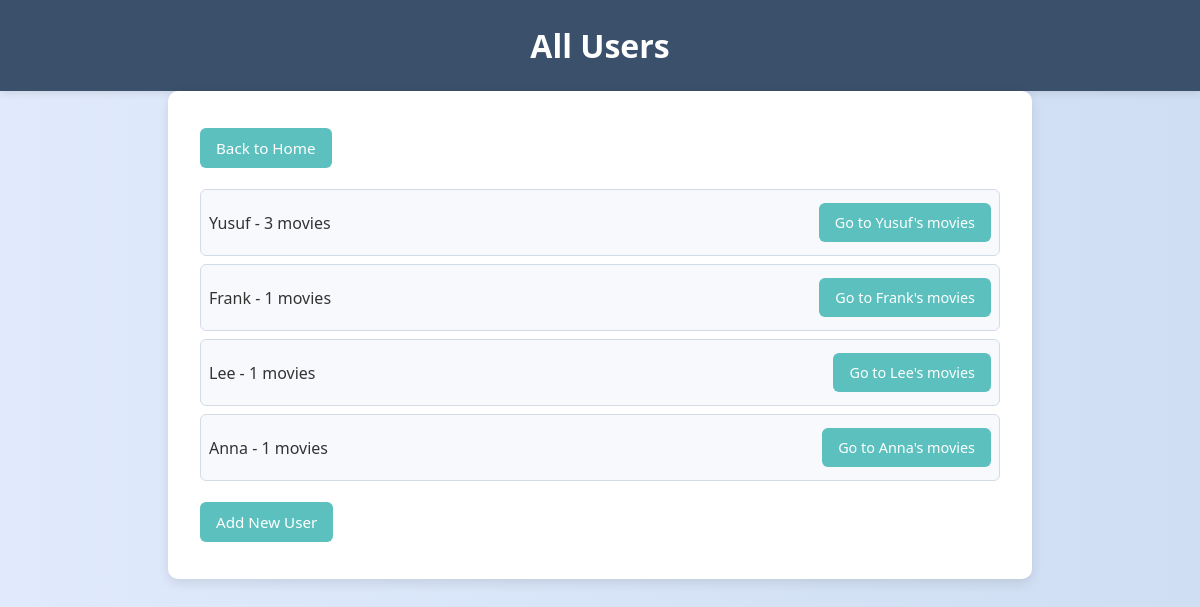
/users, run on an earlier commit of the app's database.
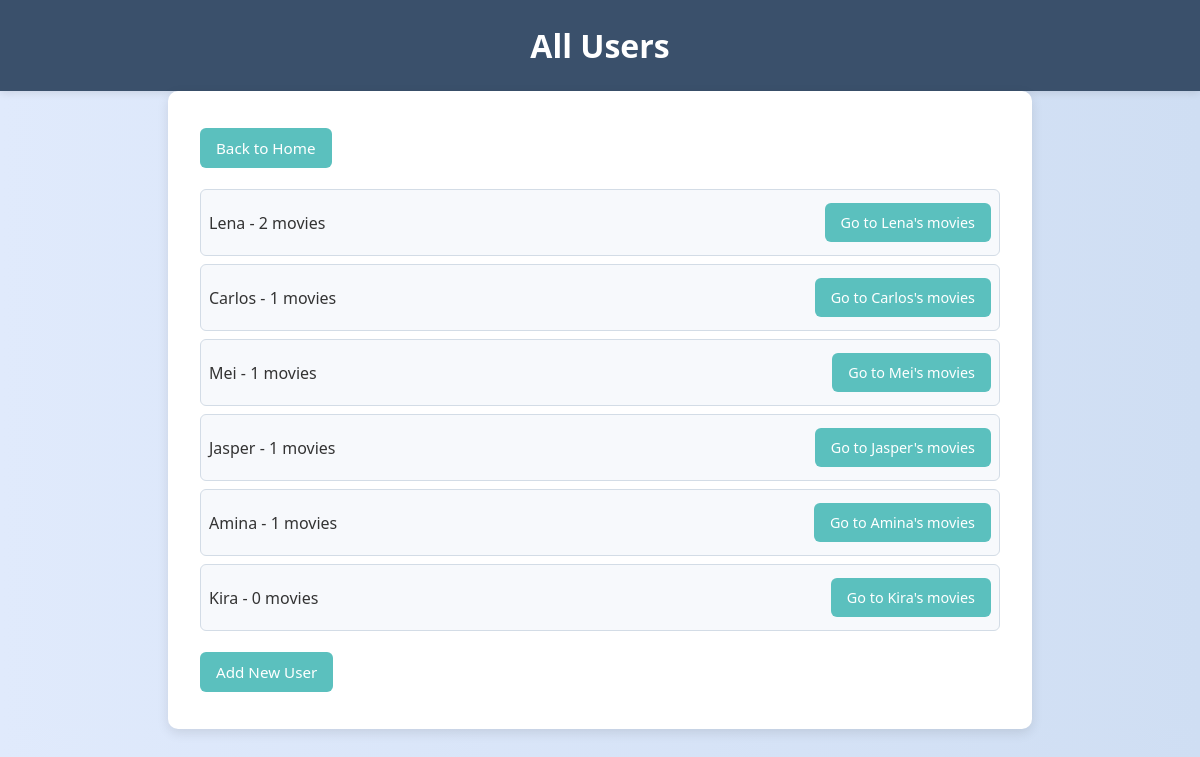
And on a later commit of the database.
### models/user.py (models this page shows)
class User(db.Model):
    __tablename__ = 'users'
    user_id: Mapped[int] = mapped_column(primary_key=True, autoincrement=True)
    name: Mapped[str] = mapped_column(nullable=False, unique=True)
    movies = relationship(
        "Movie",
        back_populates="user",
        cascade="all, delete-orphan"
    )

### app.py (the view)
@app.route('/users')
def list_users():
    users = data_manager.get_all_users()
    return render_template('users.html', users=users)

### data_managers/data_manager_sqlite.py (called while the page is built)
    def get_all_users(self):
        try:
            return db.session.scalars(select(User)).all()
        except SQLAlchemyError as e:
            print(f"Error retrieving users: {e}")
            return []

### templates/users.html (shortened to what this page needs)
<!DOCTYPE html>
<html lang="en">
<head>
    <link rel="stylesheet" href="{{ url_for('static', filename='styles.css') }}">
</head>
<body>
    <header>
        <h1>All Users</h1>
    </header>
    <main>
        <nav><a href="{{ url_for('home') }}" class="button">Back to Home</a></nav>
        {% if users %}
        <ul class="user-list">
            {% for user in users %}
                <li class="user-item">
                    <span>{{ user.name }} - {{ user.movies|length }} movies</span>
                    <a href="{{ url_for('user_movies', user_id=user.user_id) }}" class="button float-right">Go to {{ user.name }}'s movies</a>
                </li>
            {% endfor %}
        </ul>
        {% else %}
            <p>No users found.</p>
        {% endif %}
        <div style="margin-top: 1rem;">
            <a href="{{ url_for('add_user') }}" class="button">Add New User</a>
        </div>
    </main>
</body>
</html>

### static/styles.css (style rules this page uses)
body { font-family: 'Segoe UI', Tahoma, Geneva, Verdana, sans-serif; background: linear-gradient(to right, #e0eafc, #cfdef3); margin: 0; padding: 0; color: #333; }
header { background-color: #3a506b; color: white; padding: 1.5rem 2rem; text-align: center; box-shadow: 0 2px 8px rgba(0, 0, 0, 0.1); }
main { padding: 2rem; max-width: 800px; margin: auto; background-color: white; border-radius: 10px; box-shadow: 0 4px 12px rgba(0, 0, 0, 0.1); }
h1 { margin: 0; font-size: 2rem; }
nav { margin-bottom: 1rem; }
.button, button { display: inline-block; padding: 10px 16px; background-color: #5bc0be; color: white; text-decoration: none; border: none; border-radius: 6px; margin: 5px 0; cursor: pointer; transition: background-color 0.3s; }
.user-item { display: flex; justify-content: space-between; align-items: center; padding: 0.75rem; background-color: #f7f9fc; border: 1px solid #d3dce6; border-radius: 6px; margin-bottom: 0.5rem; }
.user-item .button { margin-left: 1rem; }
.user-list { list-style: none; padding: 0; }
.user-list li { margin: 0.5rem 0; padding: 0.5rem; background-color: #f7f9fc; border: 1px solid #d3dce6; border-radius: 6px; }
.user-list li a.button { margin-left: 1rem; font-size: 0.9rem; }
.button, button { display: inline-block; padding: 10px 16px; background-color: #5bc0be; color: white; text-decoration: none; border: none; border-radius: 6px; margin: 5px 0; cursor: pointer; font-size: 0.95rem; transition: background-color 0.3s; }

What changed in the data, as far as the page shows it:
changed User: name "Yusuf" → "Lena"; movies|length "3" → "2"
changed User: name "Frank" → "Carlos"
changed User: name "Lee" → "Mei"
changed User: name "Anna" → "Jasper"
added User: name "Amina", movies|length "1"
added User: name "Kira", movies|length "0"
